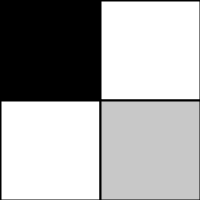
Frame 1 (no input)
Frame 60 (the mouse pressed at the canvas centre just before this capture): identical to frame 1, image omitted
Frame 120 (the mouse held since frame 60 and released just before this capture): identical to frame 1, image omitted

The Processing sketch that drew this single still picture (run headless with seeded random() and noise(); from frame 60 on, the mouse is pressed at the canvas centre):

// Processing sketch: Helton_S3_A2
// ── Helton_S3_A2.pde
//Tanner Helton
void setup(){
  size(200,200);
}
void draw(){
  background(0);
  fill(255);
  stroke(0);
  strokeWeight(2);
  rectMode(CORNERS);
  rect(100,0,200,100);
  rect(0,100,100,200);
  fill(200);
  rect(100,100,200,200);
}
